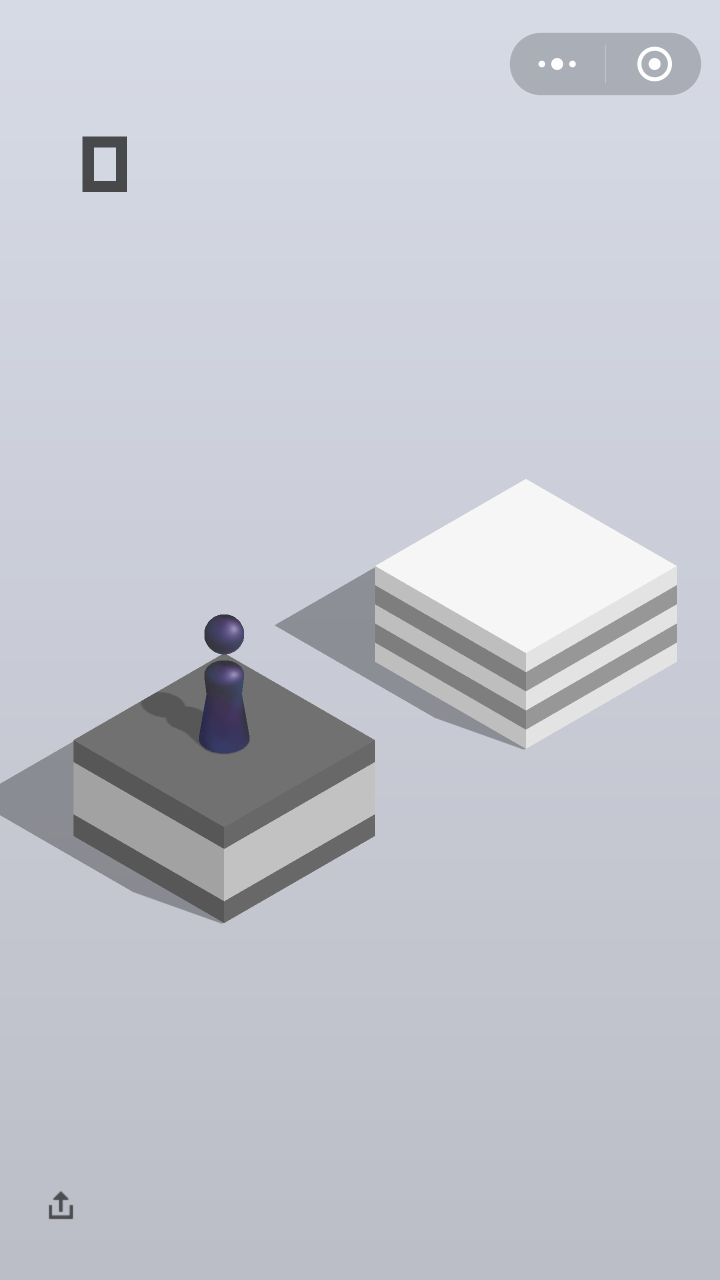
#> input picture test/img1.jpg, 1440 x 2560 px (shown at 1/2 size)
$ python asift.py img1.jpg
#> lines starting #> are read from the running program, lines starting #| are printed output that depends on the picture
#!/usr/bin/env python

'''
Affine invariant feature-based image matching sample.

This sample is similar to find_obj.py, but uses the affine transformation
space sampling technique, called ASIFT [1]. While the original implementation
is based on SIFT, you can try to use SURF or ORB detectors instead. Homography RANSAC
is used to reject outliers. Threading is used for faster affine sampling.

[1] http://www.ipol.im/pub/algo/my_affine_sift/

USAGE
  asift.py [--feature=<sift|surf|orb|brisk>[-flann]] [ <image1> <image2> ]

  --feature  - Feature to use. Can be sift, surf, orb or brisk. Append '-flann'
               to feature name to use Flann-based matcher instead bruteforce.

  Press left mouse button on a feature point to see its matching point.
'''

# Python 2/3 compatibility
from __future__ import print_function

import numpy as np
import cv2

# built-in modules
import itertools as it
from multiprocessing.pool import ThreadPool

# local modules
from wechat_jump.libs.common import Timer
from wechat_jump.libs.find_obj import init_feature, filter_matches, explore_match


# [71 lines left out: functions affine_skew, affine_detect, not called in this run]

if __name__ == '__main__':

    import sys, getopt
    opts, args = getopt.getopt(sys.argv[1:], '', ['feature='])
    opts = dict(opts)
    feature_name = opts.get('--feature', 'brisk-flann')
    try:
        fn1, fn2 = args
    except:
        fn1 = 'img1.jpg'
        fn2 = 'ex1.jpg'

    img1 = cv2.imread(fn1, 0)
#> img1: shape (2560, 1440); min 40, max 255, mean 197.9
    img2 = cv2.imread(fn2, 0)
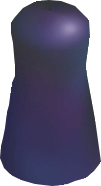
#> input picture lib/ml/template/ex1.jpg, 101 x 186 px, found by its file name
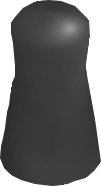
#> img2: shape (186, 101); min 41, max 255, mean 104.9
#> (the run stopped early here; a loop or call above may not have finished)
